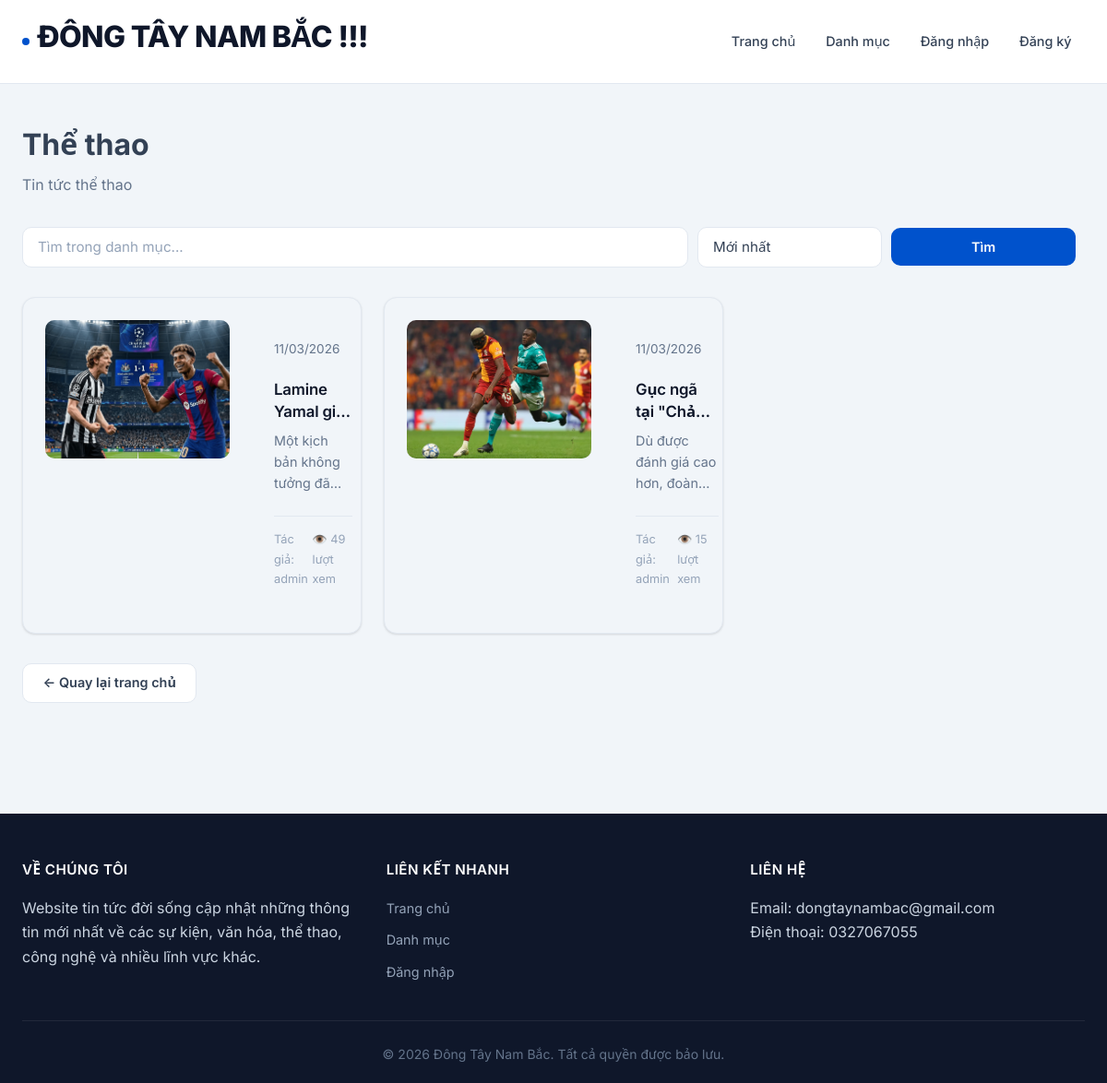
The page /category/4 on the database as committed earlier.
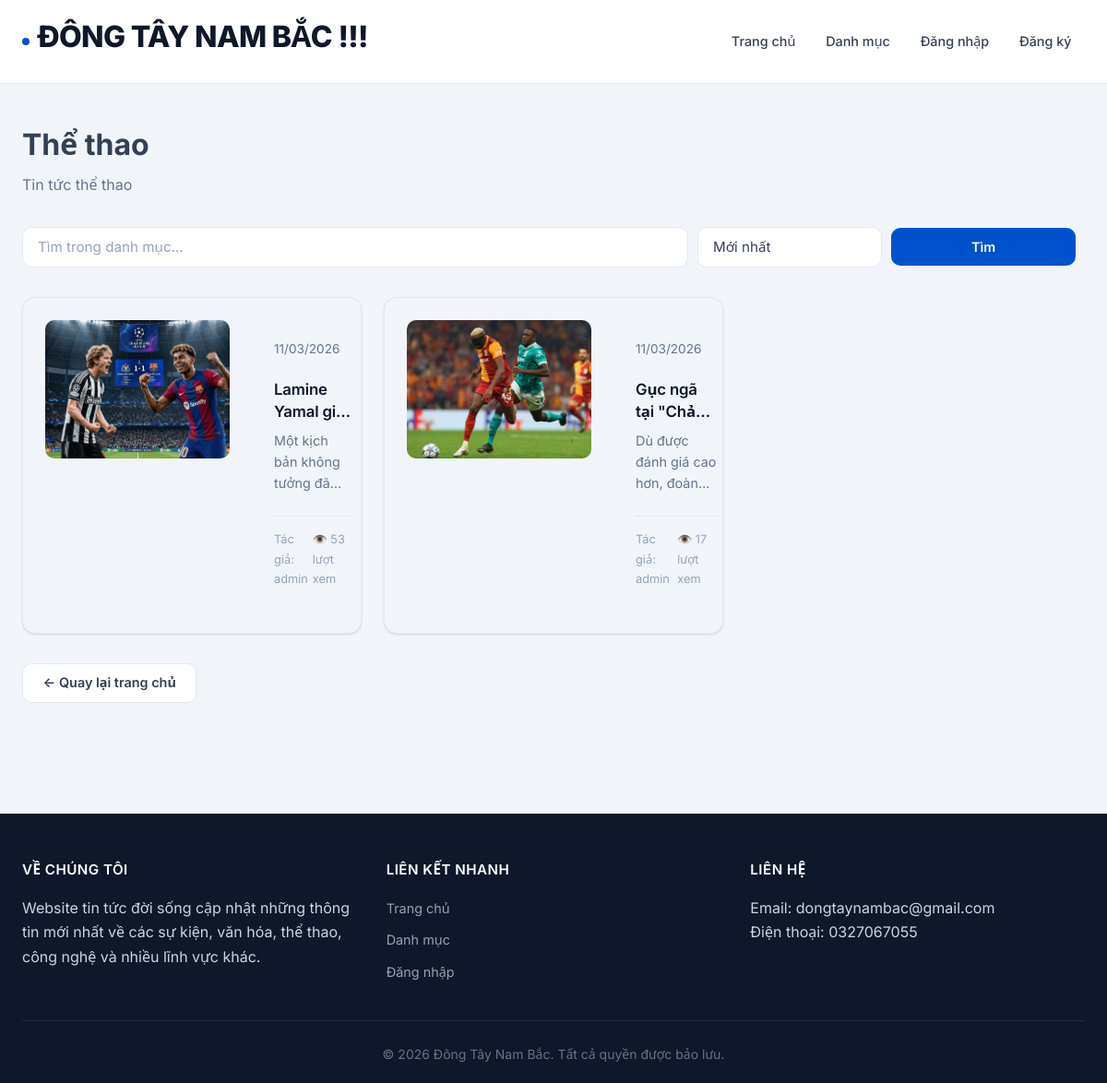
The same page on the database as committed later.
### newsapp/models.py (models this page shows, shortened)
class Article(db.Model):
    __tablename__ = "articles"
    id = db.Column(db.Integer, primary_key=True)
    title = db.Column(db.String(200), nullable=False, index=True)
    content = db.Column(db.Text, nullable=False)
    excerpt = db.Column(db.String(500))
    image_ref = db.Column(db.String(500))
    status = db.Column(db.String(20), nullable=False, default=ArticleStatus.DRAFT, index=True)
    review_note = db.Column(db.String(500))
    created_at = db.Column(db.DateTime, default=datetime.utcnow, nullable=False, index=True)
    updated_at = db.Column(db.DateTime, default=datetime.utcnow, onupdate=datetime.utcnow, nullable=False)
    published_at = db.Column(db.DateTime)
    views = db.Column(db.Integer, default=0, nullable=False)
    audio_ref = db.Column(db.String(500))  # static-relative path to generated audio
    audio_duration = db.Column(db.Integer)  # seconds, optional
    summary_text = db.Column(db.Text)
    user_id = db.Column(db.Integer, db.ForeignKey("users.id"), nullable=False, index=True)
    category_id = db.Column(db.Integer, db.ForeignKey("categories.id"), nullable=False, index=True)
    author = db.relationship("User", back_populates="articles")
    category = db.relationship("Category", back_populates="articles")
    comments = db.relationship(
        "Comment", back_populates="article", lazy=True, order_by="Comment.created_at.desc()"
    )
    favorites = db.relationship("Favorite", back_populates="article", lazy=True)

class User(db.Model):
    __tablename__ = "users"
    id = db.Column(db.Integer, primary_key=True)
    username = db.Column(db.String(80), unique=True, nullable=False, index=True)
    email = db.Column(db.String(120), unique=True, nullable=False, index=True)
    password_hash = db.Column(db.String(255), nullable=False)
    role = db.Column(db.String(20), nullable=False, default=UserRole.USER, index=True)
    active = db.Column(db.Boolean, nullable=False, default=True, index=True)
    created_at = db.Column(db.DateTime, default=datetime.utcnow, nullable=False)
    articles = db.relationship("Article", back_populates="author", lazy=True)
    comments = db.relationship("Comment", back_populates="author", lazy=True)
    favorites = db.relationship("Favorite", back_populates="user", lazy=True)

### newsapp/controllers/main_controller.py (the view)
@bp.route("/category/<int:category_id>")
def category_articles(category_id: int):
    category = Category.query.get_or_404(category_id)
    q = (request.args.get("q") or "").strip()
    sort = request.args.get("sort") or "newest"
    query = Article.query.filter(
        Article.category_id == category_id, Article.status == ArticleStatus.PUBLISHED
    )
    if q:
        like = f"%{q}%"
        query = query.filter(or_(Article.title.ilike(like), Article.excerpt.ilike(like), Article.content.ilike(like)))
    if sort == "views":
        query = query.order_by(Article.views.desc(), Article.created_at.desc())
    elif sort == "oldest":
        query = query.order_by(Article.created_at.asc())
    else:
        query = query.order_by(Article.created_at.desc())
    articles = query.all()
    return render_template("main/category.html", category=category, articles=articles, q=q, sort=sort)

### newsapp/templates/main/category.html (shortened to what this page needs)
{% extends "base.html" %}
{% block content %}
<div class="container">
    <div class="category-header">
        <h1>{{ category.name }}</h1>
        {% if category.description %}
        <p class="category-description">{{ category.description }}</p>
        {% endif %}
    </div>
    <section class="search-section">
        <form method="GET" action="{{ url_for('main.category_articles', category_id=category.id) }}"
            class="search-form">
            <input type="text" name="q" placeholder="Tìm trong danh mục..." value="{{ q or '' }}">
            <select name="sort">
                <option value="newest" {% if sort=='newest' %}selected{% endif %}>Mới nhất</option>
            </select>
            <button type="submit" class="btn btn-primary">Tìm</button>
        </form>
    </section>
    <div class="articles-grid">
        {% for article in articles %}
        <article class="article-card">
            {% set img = (article.image_ref|image_src) %}
            {% if img %}
            <div class="article-image">
                <img src="{{ img }}" alt="{{ article.title }}">
            </div>
            {% endif %}
            <div class="article-content">
                <div class="article-meta">
                    <span class="date">{{ article.created_at.strftime('%d/%m/%Y') }}</span>
                </div>
                <h3 class="article-title">
                    <a href="{{ url_for('main.article_detail', article_id=article.id) }}">{{ article.title }}</a>
                </h3>
                {% if article.excerpt %}
                <p class="article-excerpt">{{ article.excerpt }}</p>
                {% endif %}
                <div class="article-footer">
                    <span class="author">Tác giả: {{ article.author.username }}</span>
                    <span class="views">👁️ {{ article.views }} lượt xem</span>
                </div>
            </div>
        </article>
        {% else %}
        <p class="no-articles">Chưa có bài viết nào trong danh mục này.</p>
        {% endfor %}
    </div>
    <div class="back-link">
        <a href="{{ url_for('main.index') }}" class="btn btn-secondary">← Quay lại trang chủ</a>
    </div>
</div>
{% endblock %}

Rows that differ between the two databases and show on the page:
changed Article "Lamine Yamal…": views "49" → "53"
changed Article "Gục ngã tại…": views "15" → "17"
